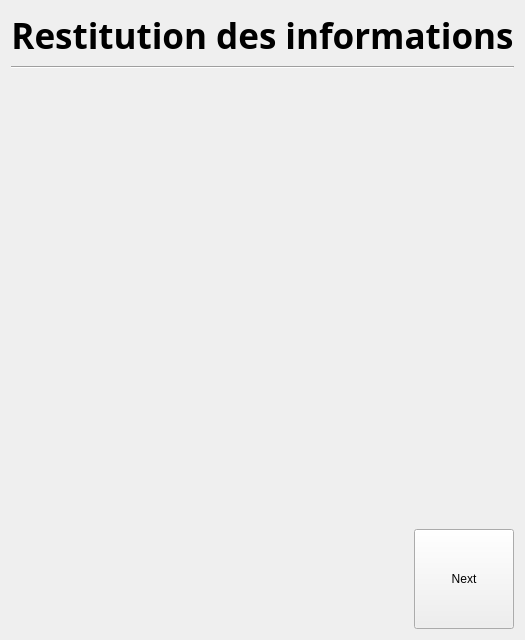
<?xml version="1.0" encoding="UTF-8"?>
<ui version="4.0">
 <class>ComputerScientistResult</class>
 <widget class="QWidget" name="ComputerScientistResult">
  <property name="geometry">
   <rect>
    <x>0</x>
    <y>0</y>
    <width>480</width>
    <height>640</height>
   </rect>
  </property>
  <property name="windowTitle">
   <string>Form</string>
  </property>
  <property name="styleSheet"><string notr="true"/>
  </property>
  <layout class="QGridLayout" name="gridLayout">
   <item row="0" column="0">
    <layout class="QVBoxLayout" name="verticalLayout_2">
     <item alignment="Qt::AlignHCenter">
      <widget class="QLabel" name="label">
       <property name="sizePolicy">
        <sizepolicy hsizetype="Fixed" vsizetype="Fixed">
         <horstretch>0</horstretch>
         <verstretch>0</verstretch>
        </sizepolicy>
       </property>
       <property name="font">
        <font>
         <family>Yu Gothic UI Semibold</family>
         <pointsize>26</pointsize>
         <weight>75</weight>
         <bold>true</bold>
        </font>
       </property>
       <property name="text">
        <string>Restitution des informations</string>
       </property>
       <property name="alignment">
        <set>Qt::AlignCenter</set>
       </property>
      </widget>
     </item>
     <item>
      <layout class="QVBoxLayout" name="verticalLayout">
       <item>
        <widget class="Line" name="line">
         <property name="font">
          <font>
           <family>Yu Gothic UI Semilight</family>
           <pointsize>18</pointsize>
          </font>
         </property>
         <property name="orientation">
          <enum>Qt::Horizontal</enum>
         </property>
        </widget>
       </item>
       <item>
        <spacer name="verticalSpacer">
         <property name="orientation">
          <enum>Qt::Vertical</enum>
         </property>
         <property name="sizeHint" stdset="0">
          <size>
           <width>20</width>
           <height>40</height>
          </size>
         </property>
        </spacer>
       </item>
       <item alignment="Qt::AlignRight">
        <widget class="QPushButton" name="nextButton">
         <property name="sizePolicy">
          <sizepolicy hsizetype="Fixed" vsizetype="Fixed">
           <horstretch>0</horstretch>
           <verstretch>0</verstretch>
          </sizepolicy>
         </property>
         <property name="minimumSize">
          <size>
           <width>100</width>
           <height>100</height>
          </size>
         </property>
         <property name="text">
          <string>Next</string>
         </property>
        </widget>
       </item>
      </layout>
     </item>
    </layout>
   </item>
  </layout>
 </widget>
 <resources/>
 <connections/>
</ui>
